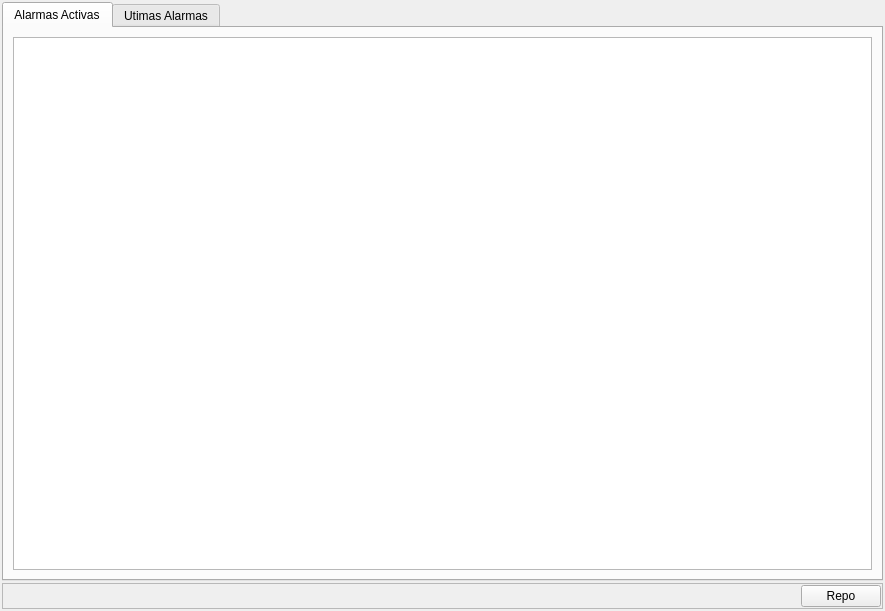
<?xml version="1.0" encoding="UTF-8"?>
<ui version="4.0">
 <class>AlarmsWdgUi</class>
 <widget class="QWidget" name="AlarmsWdgUi">
  <property name="geometry">
   <rect>
    <x>0</x>
    <y>0</y>
    <width>885</width>
    <height>611</height>
   </rect>
  </property>
  <property name="windowTitle">
   <string>Form</string>
  </property>
  <property name="styleSheet">
   <string notr="true"/>
  </property>
  <layout class="QVBoxLayout" name="verticalLayout">
   <property name="spacing">
    <number>2</number>
   </property>
   <property name="leftMargin">
    <number>2</number>
   </property>
   <property name="topMargin">
    <number>2</number>
   </property>
   <property name="rightMargin">
    <number>2</number>
   </property>
   <property name="bottomMargin">
    <number>2</number>
   </property>
   <item>
    <widget class="QTabWidget" name="tabWidget">
     <property name="currentIndex">
      <number>0</number>
     </property>
     <widget class="QWidget" name="page1" native="true">
      <attribute name="title">
       <string>Alarmas Activas</string>
      </attribute>
      <layout class="QGridLayout" name="gridLayout_7">
       <item row="0" column="0">
        <widget class="QTextEdit" name="textEdit">
         <property name="readOnly">
          <bool>true</bool>
         </property>
        </widget>
       </item>
      </layout>
     </widget>
     <widget class="QWidget" name="page2">
      <attribute name="title">
       <string>Utimas Alarmas</string>
      </attribute>
      <layout class="QHBoxLayout" name="horizontalLayout_2">
       <item>
        <widget class="QTextEdit" name="textEdit_2">
         <property name="readOnly">
          <bool>true</bool>
         </property>
        </widget>
       </item>
      </layout>
     </widget>
    </widget>
   </item>
   <item>
    <widget class="QWidget" name="widget_2" native="true">
     <property name="maximumSize">
      <size>
       <width>16777215</width>
       <height>150</height>
      </size>
     </property>
     <layout class="QGridLayout" name="gridLayout_4">
      <property name="leftMargin">
       <number>0</number>
      </property>
      <property name="topMargin">
       <number>0</number>
      </property>
      <property name="rightMargin">
       <number>0</number>
      </property>
      <property name="bottomMargin">
       <number>0</number>
      </property>
      <property name="spacing">
       <number>0</number>
      </property>
      <item row="0" column="0" colspan="2">
       <widget class="QFrame" name="frame_2">
        <property name="maximumSize">
         <size>
          <width>16777215</width>
          <height>40</height>
         </size>
        </property>
        <property name="frameShape">
         <enum>QFrame::StyledPanel</enum>
        </property>
        <property name="frameShadow">
         <enum>QFrame::Raised</enum>
        </property>
        <layout class="QHBoxLayout" name="horizontalLayout">
         <property name="spacing">
          <number>1</number>
         </property>
         <property name="leftMargin">
          <number>1</number>
         </property>
         <property name="topMargin">
          <number>1</number>
         </property>
         <property name="rightMargin">
          <number>1</number>
         </property>
         <property name="bottomMargin">
          <number>1</number>
         </property>
         <item>
          <spacer name="horizontalSpacer_2">
           <property name="orientation">
            <enum>Qt::Horizontal</enum>
           </property>
           <property name="sizeHint" stdset="0">
            <size>
             <width>40</width>
             <height>20</height>
            </size>
           </property>
          </spacer>
         </item>
         <item>
          <widget class="QPushButton" name="pushButton_6">
           <property name="text">
            <string>Repo</string>
           </property>
          </widget>
         </item>
        </layout>
       </widget>
      </item>
     </layout>
    </widget>
   </item>
  </layout>
 </widget>
 <resources/>
 <connections/>
</ui>
